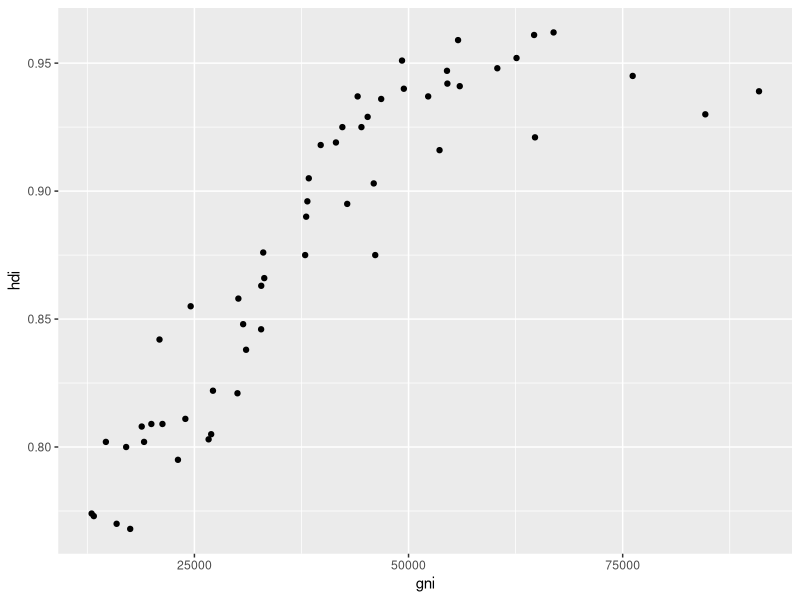
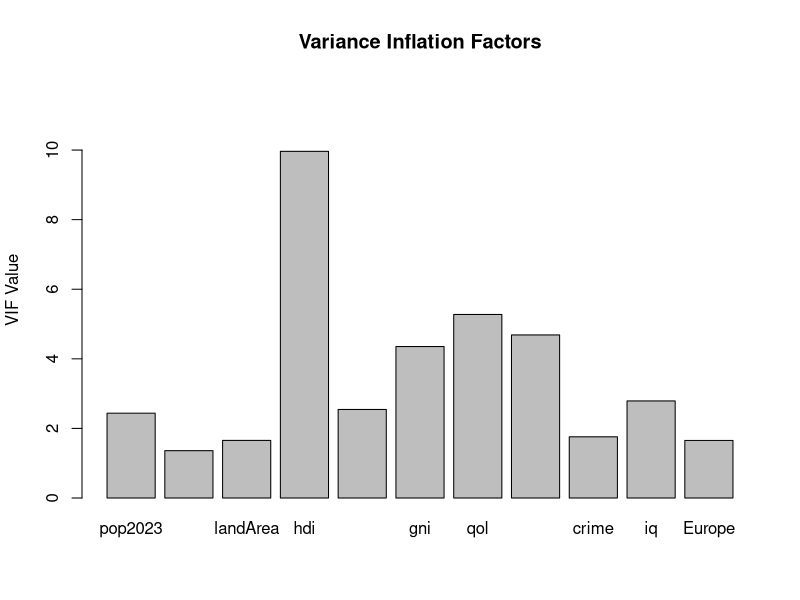
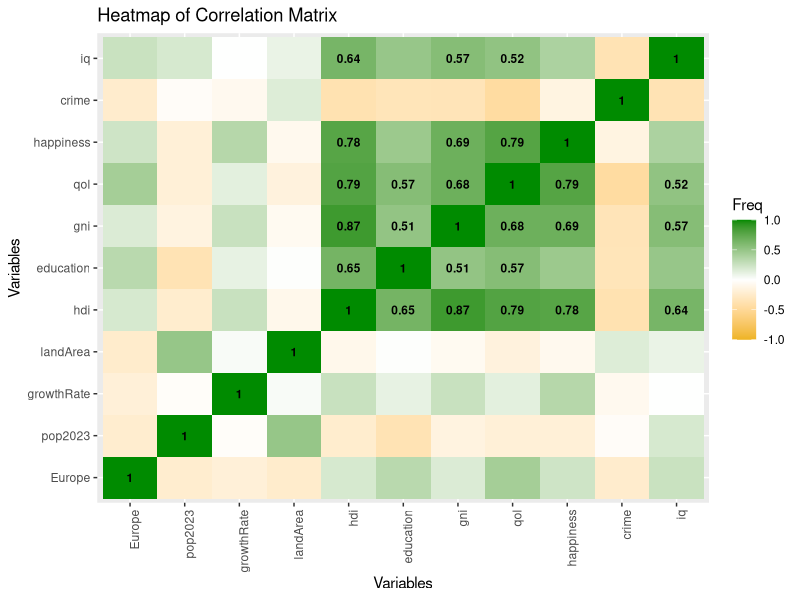
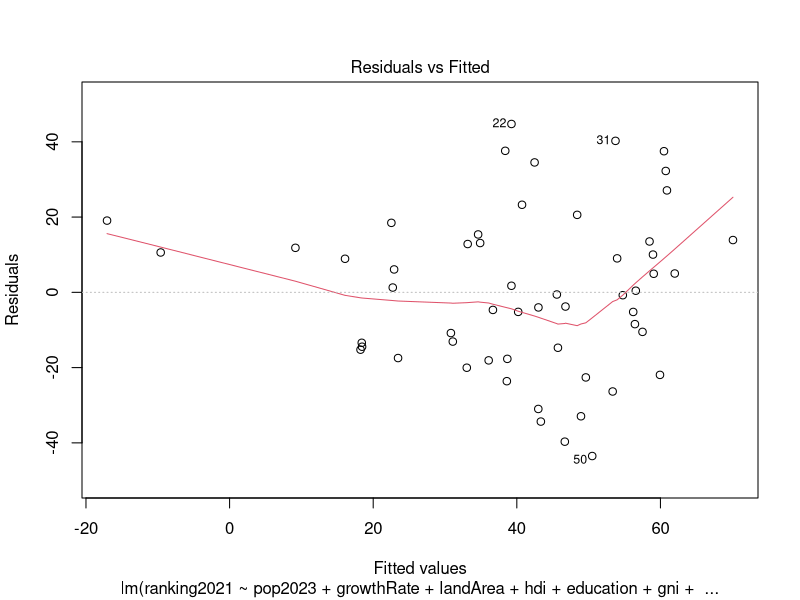
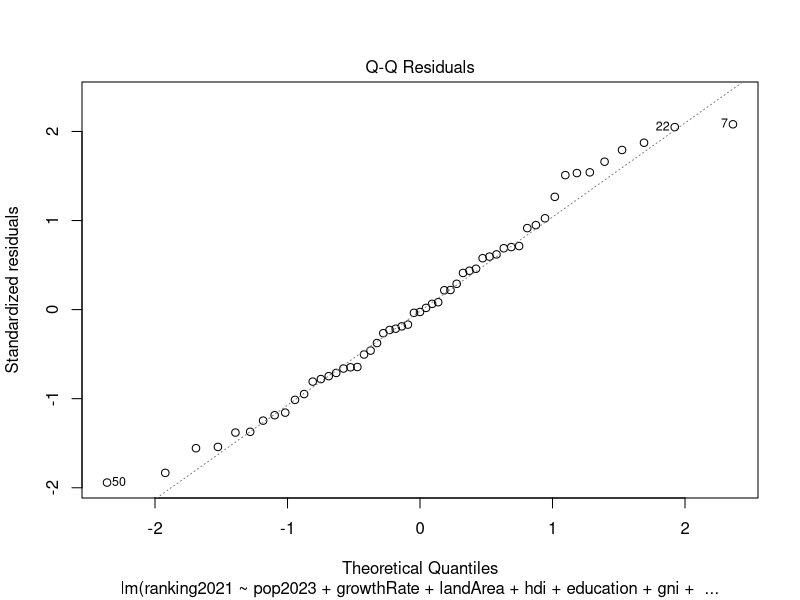

The R script that drew these images, in order: (Note: this script raises an error after producing the figures.)
library(ggplot2)
library(dplyr)
library(nortest)
library(viridisLite)
library(car)
library(lmtest)
library(carData)
library(corrplot)
library(stats)

#Wczytanie zbioru danych
data <- read.csv("Dylag1.csv")

#Wstępna analiza danych
head(data)
summary(data)
str(data)

##Wstepna analiza modelu
model <- lm(ranking2021 ~ pop2023 + growthRate + landArea 
            + hdi + education + gni + qol
            + happiness + crime + iq
            + Europe, data = data)
summary(model)

##Czyszczenie danych

#Usunięcie wierszy z brakującymi danymi
data2 <- data[complete.cases(data$hdi, data$qol), ] 

##Wizualizacja danych

#Model regresji
model <- lm(ranking2021 ~ pop2023 + growthRate + landArea 
            + hdi + education + gni + qol
            + happiness + crime + iq
            + Europe, data = data2)
summary(model)
IQR(model$residuals)

#liniowosc
#Macierz korelacji
corr_matrix <- cor(select(data2,'Europe','pop2023','growthRate','landArea','hdi','education','gni','qol','happiness','crime','iq'))
det(corr_matrix)

high_correlations <- data.frame(v1 = colnames(corr_matrix)[which(abs(corr_matrix) > 0.8 & corr_matrix != 1, arr.ind = TRUE)[,1]],
                                v2 = colnames(corr_matrix)[which(abs(corr_matrix) > 0.8 & corr_matrix != 1, arr.ind = TRUE)[,2]],
                                correlation = corr_matrix[which(abs(corr_matrix) > 0.8 & corr_matrix != 1, arr.ind = TRUE)])
high_correlations
ggplot(data2, aes(x = gni, y = hdi)) + 
  geom_point() +
  labs(x = "gni", y = "hdi")

#współczynnik kappa
eigen_values <- eigen(corr_matrix)$values
kappa <- sqrt(max(eigen_values)/min(eigen_values))
kappa

vif_data <- vif(model)
barplot(vif_data, main = "Variance Inflation Factors", 
        ylab = "VIF Value", ylim = c(0, max(vif_data) * 1.2))

#Wizualizacja korelacji między zmiennymi niezależnymi
corr_df <- as.data.frame(as.table(corr_matrix))
ggplot(corr_df, aes(Var1, Var2, fill = Freq)) +
  geom_tile() +
  scale_fill_gradient2(low = "goldenrod2", mid = "white", high = "green4", 
                       midpoint = 0, limits = c(-1, 1)) +
  labs(title = "Heatmap of Correlation Matrix", 
       x = "Variables", 
       y = "Variables") +
  theme(axis.text.x = element_text(angle = 90,hjust=1)) +
  geom_text(aes(label = round(Freq, 2)), 
            data = subset(corr_df, abs(Freq) > 0.5),
            size = 3, color = "black", fontface = "bold")

plot(model,1)
raintest(model)
resettest(model)

#Normalnosc residuów

#Wykres Q-Q residua
plot(model, 2)
qqPlot(model)

#wykres gestosci
plot(density(model$residuals),main = "Residual Density")

shapiro.test(model$residuals) #hipoteza zerowa, ze dane pochodza z populacji o rozkladzie normalnym
ks.test(model$residuals, 'pnorm') #hipotezy zerowej (brak roznic miedzy rozkladami)
ad.test(model$residuals) #hipoteza zerowa, ze dane pochodza z populacji o rozkladzie normalnym
hist(model$residuals, breaks = seq(-50,50, by = 5), main="Histogram of residuals") #sa problemy z normalnoscia, ale mimo wszystko przyjmujemy normalnosc

#Stalosc wariancji
bptest(model)
crPlots(model)
plot(model$residuals ~ log(data2$pop2023))
var.test(model$residuals[which(log(data2$pop2023)<16)],model$residuals[which(log(data2$pop2023)>16)])   

##Autokorelacja residuow
dwtest(model)
Box.test(model$residuals,type='Box-Pierce')
Box.test(model$residuals,type='Ljung-Box')
# autokorelacja 1. rzedu
n = length(model$residuals)
plot(model$residuals[2:n] ~ model$residuals[1:(n-1)])
